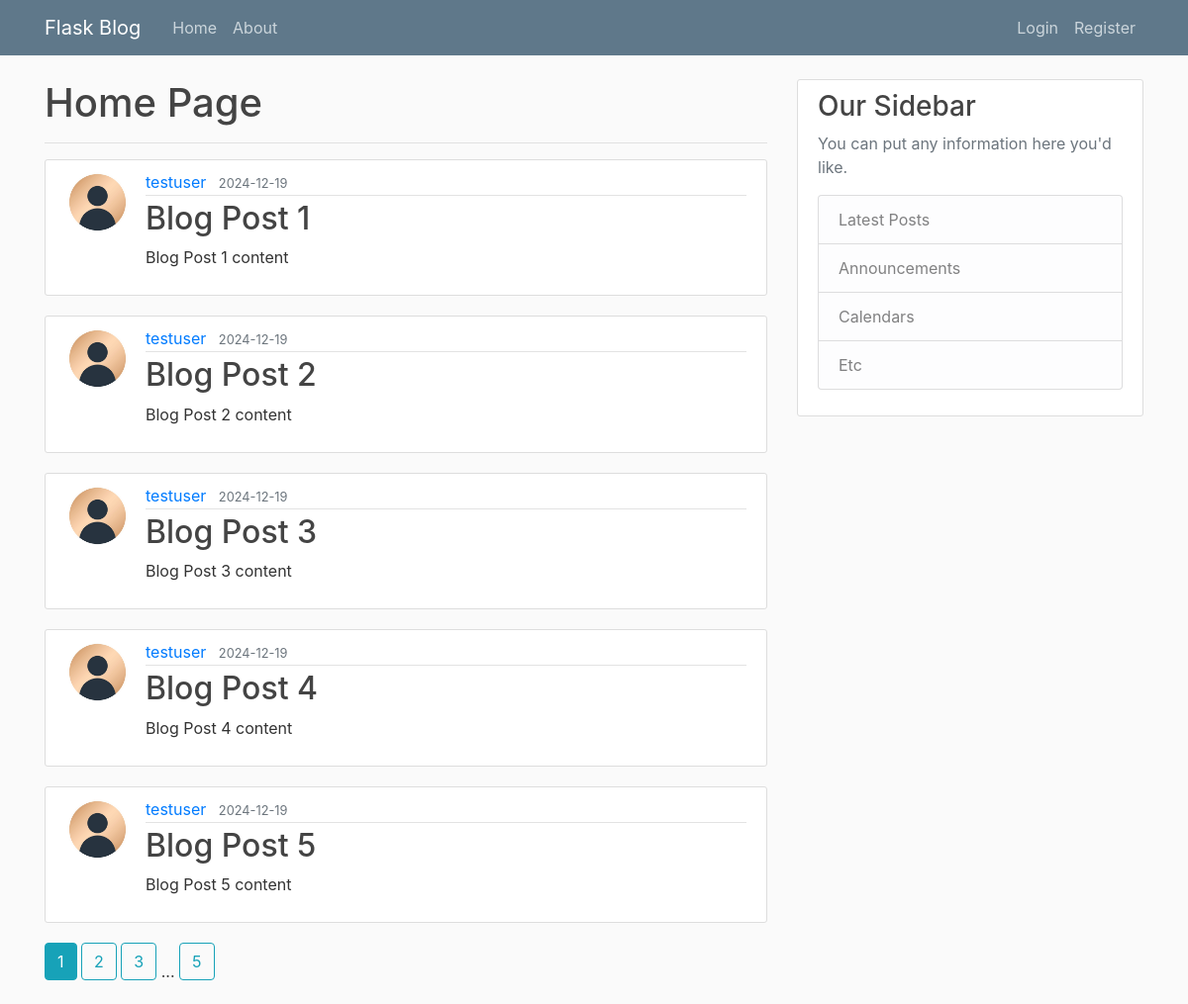
/home/, run on the app's committed database.
### flaskblog/models.py (models this page shows, shortened)
class Post(db.Model):
    id = db.Column(db.Integer, primary_key=True)
    title = db.Column(db.String(100), nullable=False)
    date_posted = db.Column(db.DateTime, nullable=False, default=datetime.utcnow)
    content = db.Column(db.Text, nullable=False)
    user_id = db.Column(db.Integer, db.ForeignKey("user.id"), nullable=False)

class User(db.Model, UserMixin):
    id = db.Column(db.Integer, primary_key=True)
    username = db.Column(db.String(20), unique=True, nullable=False)
    email = db.Column(db.String(100), unique=True, nullable=False)
    image_file = db.Column(db.String(20), nullable=False, default="default.jpg")
    password = db.Column(db.String(60), nullable=False)
    posts = db.relationship("Post", backref="author", lazy=True)

### flaskblog/main/views.py (the view)
@main.route("/home/")
def home():
    page = request.args.get("page", 1, type=int)
    posts = Post.query.order_by(Post.date_posted.desc()).paginate(page=page, per_page=5)
    return render_template("home.html", title="Home", block_title="Home Page", posts=posts)

### flaskblog/templates/home.html
{% extends "base.html" %}
{% block content %}
    <h1>{{ block_title }}</h1><hr>
    {% for post in posts %}
        <article class="media content-section">
          <img class="rounded-circle article-img" src="{{ url_for('static', filename='profile_pics/' + post.author.image_file) }}">
          <div class="media-body">
            <div class="article-metadata">
              <a class="mr-2" href="{{ url_for('users.user_posts', username=post.author.username) }}">{{ post.author.username }}</a>
              <small class="text-muted">{{ post.date_posted.strftime("%Y-%m-%d") }}</small>
            </div>
            <h2><a class="article-title" href="{{ url_for('posts.post', post_id=post.id) }}">{{ post.title }}</a></h2>
            <p class="article-content">{{ post.content }}</p>
          </div>
        </article>
    {% endfor %}
    {% for page_num in posts.iter_pages(left_edge=1, right_edge=1, left_current=1, right_current=2) %}
      {% if page_num %}
        {% if posts.page == page_num %}
          <a class="btn btn-info mb-4" href="{{ url_for('main.home', page=page_num) }}">{{ page_num }}</a>
        {% else %}
          <a class="btn btn-outline-info mb-4" href="{{ url_for('main.home', page=page_num) }}">{{ page_num }}</a>
        {% endif %}
      {% else %}
        ...
      {% endif %}
    {% endfor %}
{% endblock content %}

### flaskblog/templates/base.html (shortened to what this page needs)
<!DOCTYPE html>
<html lang="en">
<head>
    <link rel="stylesheet" href="https://maxcdn.bootstrapcdn.com/bootstrap/4.0.0/css/bootstrap.min.css">
    <link rel="stylesheet" type="text/css" href="{{ url_for('static', filename='main.css') }}">
</head>
<body>
    <header class="site-header">
      <nav class="navbar navbar-expand-md navbar-dark bg-steel fixed-top">
        <div class="container">
          <a class="navbar-brand mr-4" href="/">Flask Blog</a>
          <div class="collapse navbar-collapse" id="navbarToggle">
            <div class="navbar-nav mr-auto">
              <a class="nav-item nav-link" href="{{ url_for('main.home') }}">Home</a>
              <a class="nav-item nav-link" href="{{ url_for('main.about') }}">About</a>
            </div>
            <div class="navbar-nav">
              {% if current_user.is_authenticated %}
                <a class="nav-item nav-link" href="{{ url_for('posts.create_post') }}">New Post</a>
                <a class="nav-item nav-link" href="{{ url_for('users.account') }}">Account</a>
                <a class="nav-item nav-link" href="{{ url_for('users.logout') }}">Logout</a>
              {% else %}
                <a class="nav-item nav-link" href="{{ url_for('users.login') }}">Login</a>
                <a class="nav-item nav-link" href="{{ url_for('users.register') }}">Register</a>
              {% endif %}
            </div>
          </div>
        </div>
      </nav>
    </header>
    <main role="main" class="container">
      <div class="row">
        <div class="col-md-8">
          {% block content %}{% endblock %}
        </div>
        <div class="col-md-4">
          <div class="content-section">
            <h3>Our Sidebar</h3>
            <p class='text-muted'>You can put any information here you'd like.
              <ul class="list-group">
                <li class="list-group-item list-group-item-light">Latest Posts</li>
                <li class="list-group-item list-group-item-light">Announcements</li>
                <li class="list-group-item list-group-item-light">Calendars</li>
                <li class="list-group-item list-group-item-light">Etc</li>
              </ul>
            </p>
          </div>
        </div>
      </div>
    </main>
</body>
</html>

### flaskblog/static/main.css (style rules this page uses)
body { background: #fafafa; color: #333333; margin-top: 5rem; }
h1, h2, h3, h4, h5, h6 { color: #444444; }
.bg-steel { background-color: #5f788a; }
.site-header .navbar-nav .nav-link { color: #cbd5db; }
.content-section { background: #ffffff; padding: 10px 20px; border: 1px solid #dddddd; border-radius: 3px; margin-bottom: 20px; }
.article-title { color: #444444; }
.article-content { white-space: pre-line; }
.article-img { height: 65px; width: 65px; margin-right: 16px; }
.article-metadata { padding-bottom: 1px; margin-bottom: 4px; border-bottom: 1px solid #e3e3e3 }

### data on the page
Post: image_file (placeholder picture), author.username "testuser", date_posted "2024-12-19", title "Blog Post 1", content "Blog Post 1 content"
Post: image_file (placeholder picture), author.username "testuser", date_posted "2024-12-19", title "Blog Post 2", content "Blog Post 2 content"
Post: image_file (placeholder picture), author.username "testuser", date_posted "2024-12-19", title "Blog Post 3", content "Blog Post 3 content"
Post: image_file (placeholder picture), author.username "testuser", date_posted "2024-12-19", title "Blog Post 4", content "Blog Post 4 content"
Post: image_file (placeholder picture), author.username "testuser", date_posted "2024-12-19", title "Blog Post 5", content "Blog Post 5 content"

### other printed values
{{ block_title }} "Home Page"
{{ page_num }} "1"
{{ page_num }} "2" "3" "5"
